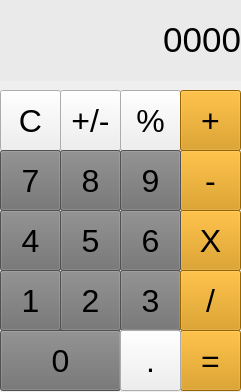
<?xml version="1.0" encoding="UTF-8"?>
<ui version="4.0">
 <class>MainWindow</class>
 <widget class="QMainWindow" name="MainWindow">
  <property name="geometry">
   <rect>
    <x>0</x>
    <y>0</y>
    <width>241</width>
    <height>392</height>
   </rect>
  </property>
  <property name="minimumSize">
   <size>
    <width>241</width>
    <height>0</height>
   </size>
  </property>
  <property name="windowTitle">
   <string>Calculator</string>
  </property>
  <widget class="QWidget" name="centralwidget">
   <widget class="QPushButton" name="clearButton">
    <property name="geometry">
     <rect>
      <x>0</x>
      <y>90</y>
      <width>61</width>
      <height>61</height>
     </rect>
    </property>
    <property name="font">
     <font>
      <pointsize>24</pointsize>
      <weight>50</weight>
      <bold>false</bold>
     </font>
    </property>
    <property name="text">
     <string>C</string>
    </property>
   </widget>
   <widget class="QLabel" name="calcLabel">
    <property name="geometry">
     <rect>
      <x>0</x>
      <y>0</y>
      <width>241</width>
      <height>81</height>
     </rect>
    </property>
    <property name="styleSheet">
     <string notr="true">background-color: rgb(112, 112, 112);
background-color: rgb(234, 234, 234);</string>
    </property>
    <property name="text">
     <string>&lt;html&gt;&lt;head/&gt;&lt;body&gt;&lt;p align=&quot;right&quot;&gt;&lt;span style=&quot; font-size:26pt;&quot;&gt;0000&lt;/span&gt;&lt;/p&gt;&lt;/body&gt;&lt;/html&gt;</string>
    </property>
   </widget>
   <widget class="QPushButton" name="minusButton">
    <property name="geometry">
     <rect>
      <x>60</x>
      <y>90</y>
      <width>61</width>
      <height>61</height>
     </rect>
    </property>
    <property name="font">
     <font>
      <pointsize>24</pointsize>
      <weight>50</weight>
      <bold>false</bold>
     </font>
    </property>
    <property name="text">
     <string>+/-</string>
    </property>
   </widget>
   <widget class="QPushButton" name="modButton">
    <property name="geometry">
     <rect>
      <x>120</x>
      <y>90</y>
      <width>61</width>
      <height>61</height>
     </rect>
    </property>
    <property name="font">
     <font>
      <pointsize>24</pointsize>
      <weight>50</weight>
      <bold>false</bold>
     </font>
    </property>
    <property name="text">
     <string>%</string>
    </property>
   </widget>
   <widget class="QPushButton" name="sumButton">
    <property name="geometry">
     <rect>
      <x>180</x>
      <y>90</y>
      <width>61</width>
      <height>61</height>
     </rect>
    </property>
    <property name="font">
     <font>
      <pointsize>24</pointsize>
      <weight>50</weight>
      <bold>false</bold>
     </font>
    </property>
    <property name="styleSheet">
     <string notr="true">background-color: rgb(211, 141, 0);
</string>
    </property>
    <property name="text">
     <string>+</string>
    </property>
    <property name="default">
     <bool>false</bool>
    </property>
   </widget>
   <widget class="QPushButton" name="substractButton">
    <property name="geometry">
     <rect>
      <x>180</x>
      <y>150</y>
      <width>61</width>
      <height>61</height>
     </rect>
    </property>
    <property name="font">
     <font>
      <pointsize>24</pointsize>
      <weight>50</weight>
      <bold>false</bold>
     </font>
    </property>
    <property name="styleSheet">
     <string notr="true">background-color: rgb(211, 141, 0);</string>
    </property>
    <property name="text">
     <string>-</string>
    </property>
   </widget>
   <widget class="QPushButton" name="eightButton">
    <property name="geometry">
     <rect>
      <x>60</x>
      <y>150</y>
      <width>61</width>
      <height>61</height>
     </rect>
    </property>
    <property name="font">
     <font>
      <pointsize>24</pointsize>
      <weight>50</weight>
      <bold>false</bold>
     </font>
    </property>
    <property name="styleSheet">
     <string notr="true">background-color: rgb(112, 112, 112);</string>
    </property>
    <property name="text">
     <string>8</string>
    </property>
   </widget>
   <widget class="QPushButton" name="sevenButton">
    <property name="geometry">
     <rect>
      <x>0</x>
      <y>150</y>
      <width>61</width>
      <height>61</height>
     </rect>
    </property>
    <property name="font">
     <font>
      <pointsize>24</pointsize>
      <weight>50</weight>
      <bold>false</bold>
     </font>
    </property>
    <property name="styleSheet">
     <string notr="true">background-color: rgb(112, 112, 112);</string>
    </property>
    <property name="text">
     <string>7</string>
    </property>
   </widget>
   <widget class="QPushButton" name="nineButton">
    <property name="geometry">
     <rect>
      <x>120</x>
      <y>150</y>
      <width>61</width>
      <height>61</height>
     </rect>
    </property>
    <property name="font">
     <font>
      <pointsize>24</pointsize>
      <weight>50</weight>
      <bold>false</bold>
     </font>
    </property>
    <property name="styleSheet">
     <string notr="true">background-color: rgb(112, 112, 112);</string>
    </property>
    <property name="text">
     <string>9</string>
    </property>
   </widget>
   <widget class="QPushButton" name="threeButton">
    <property name="geometry">
     <rect>
      <x>120</x>
      <y>270</y>
      <width>61</width>
      <height>61</height>
     </rect>
    </property>
    <property name="font">
     <font>
      <pointsize>24</pointsize>
      <weight>50</weight>
      <bold>false</bold>
     </font>
    </property>
    <property name="styleSheet">
     <string notr="true">background-color: rgb(112, 112, 112);</string>
    </property>
    <property name="text">
     <string>3</string>
    </property>
   </widget>
   <widget class="QPushButton" name="oneButton">
    <property name="geometry">
     <rect>
      <x>0</x>
      <y>270</y>
      <width>61</width>
      <height>61</height>
     </rect>
    </property>
    <property name="font">
     <font>
      <pointsize>24</pointsize>
      <weight>50</weight>
      <bold>false</bold>
     </font>
    </property>
    <property name="styleSheet">
     <string notr="true">background-color: rgb(112, 112, 112);</string>
    </property>
    <property name="text">
     <string>1</string>
    </property>
   </widget>
   <widget class="QPushButton" name="divideButton">
    <property name="geometry">
     <rect>
      <x>180</x>
      <y>270</y>
      <width>61</width>
      <height>61</height>
     </rect>
    </property>
    <property name="font">
     <font>
      <pointsize>24</pointsize>
      <weight>50</weight>
      <bold>false</bold>
     </font>
    </property>
    <property name="styleSheet">
     <string notr="true">background-color: rgb(211, 141, 0);</string>
    </property>
    <property name="text">
     <string>/</string>
    </property>
   </widget>
   <widget class="QPushButton" name="twoButton">
    <property name="geometry">
     <rect>
      <x>60</x>
      <y>270</y>
      <width>61</width>
      <height>61</height>
     </rect>
    </property>
    <property name="font">
     <font>
      <pointsize>24</pointsize>
      <weight>50</weight>
      <bold>false</bold>
     </font>
    </property>
    <property name="styleSheet">
     <string notr="true">background-color: rgb(112, 112, 112);</string>
    </property>
    <property name="text">
     <string>2</string>
    </property>
   </widget>
   <widget class="QPushButton" name="multiplyButton">
    <property name="geometry">
     <rect>
      <x>180</x>
      <y>210</y>
      <width>61</width>
      <height>61</height>
     </rect>
    </property>
    <property name="font">
     <font>
      <pointsize>24</pointsize>
      <weight>50</weight>
      <bold>false</bold>
     </font>
    </property>
    <property name="styleSheet">
     <string notr="true">background-color: rgb(211, 141, 0);</string>
    </property>
    <property name="text">
     <string>X</string>
    </property>
   </widget>
   <widget class="QPushButton" name="fiveButton">
    <property name="geometry">
     <rect>
      <x>60</x>
      <y>210</y>
      <width>61</width>
      <height>61</height>
     </rect>
    </property>
    <property name="font">
     <font>
      <pointsize>24</pointsize>
      <weight>50</weight>
      <bold>false</bold>
     </font>
    </property>
    <property name="styleSheet">
     <string notr="true">background-color: rgb(112, 112, 112);</string>
    </property>
    <property name="text">
     <string>5</string>
    </property>
   </widget>
   <widget class="QPushButton" name="fourButton">
    <property name="geometry">
     <rect>
      <x>0</x>
      <y>210</y>
      <width>61</width>
      <height>61</height>
     </rect>
    </property>
    <property name="font">
     <font>
      <pointsize>24</pointsize>
      <weight>50</weight>
      <bold>false</bold>
     </font>
    </property>
    <property name="styleSheet">
     <string notr="true">background-color: rgb(112, 112, 112);</string>
    </property>
    <property name="text">
     <string>4</string>
    </property>
   </widget>
   <widget class="QPushButton" name="sixButton">
    <property name="geometry">
     <rect>
      <x>120</x>
      <y>210</y>
      <width>61</width>
      <height>61</height>
     </rect>
    </property>
    <property name="font">
     <font>
      <pointsize>24</pointsize>
      <weight>50</weight>
      <bold>false</bold>
     </font>
    </property>
    <property name="styleSheet">
     <string notr="true">background-color: rgb(112, 112, 112);</string>
    </property>
    <property name="text">
     <string>6</string>
    </property>
   </widget>
   <widget class="QPushButton" name="equalButton">
    <property name="geometry">
     <rect>
      <x>180</x>
      <y>330</y>
      <width>61</width>
      <height>61</height>
     </rect>
    </property>
    <property name="font">
     <font>
      <pointsize>24</pointsize>
      <weight>50</weight>
      <bold>false</bold>
     </font>
    </property>
    <property name="styleSheet">
     <string notr="true">background-color: rgb(211, 141, 0);</string>
    </property>
    <property name="text">
     <string>=</string>
    </property>
   </widget>
   <widget class="QPushButton" name="zeroButton">
    <property name="geometry">
     <rect>
      <x>0</x>
      <y>330</y>
      <width>121</width>
      <height>61</height>
     </rect>
    </property>
    <property name="font">
     <font>
      <pointsize>24</pointsize>
      <weight>50</weight>
      <bold>false</bold>
     </font>
    </property>
    <property name="styleSheet">
     <string notr="true">background-color: rgb(112, 112, 112);</string>
    </property>
    <property name="text">
     <string>0</string>
    </property>
   </widget>
   <widget class="QPushButton" name="pointButton">
    <property name="geometry">
     <rect>
      <x>120</x>
      <y>330</y>
      <width>61</width>
      <height>61</height>
     </rect>
    </property>
    <property name="font">
     <font>
      <pointsize>24</pointsize>
      <weight>50</weight>
      <bold>false</bold>
     </font>
    </property>
    <property name="text">
     <string>.</string>
    </property>
   </widget>
  </widget>
 </widget>
 <resources/>
 <connections/>
</ui>
